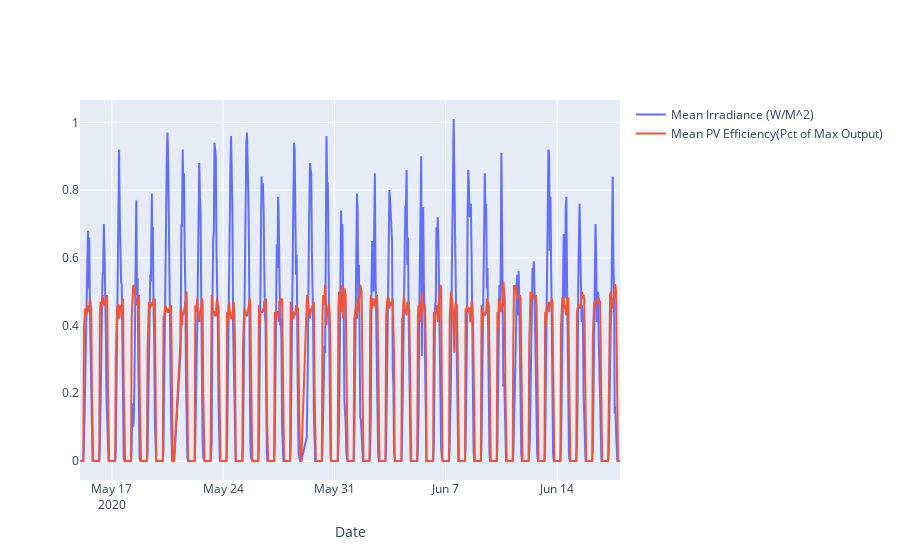
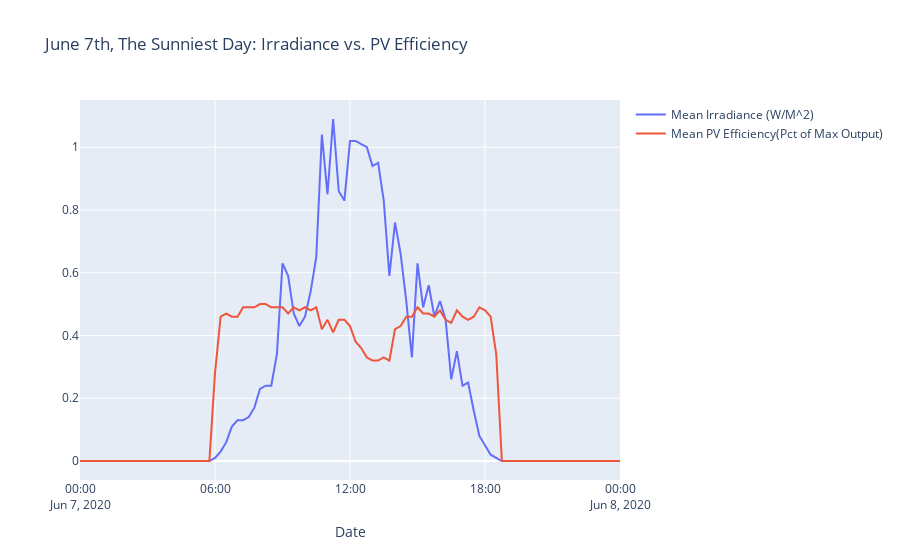

Notebook source saved alongside these figures, in order:
### Markdown cell above
Below I break a cardinal rule of visualization by mixing units on a single graph. I display hourly Irradiance (measured in Watts/M^2) and PV panel efficiency (measured as a percentage of the theoretical maximum output for a string of panels) on one graph in order to quickly get a quick visual on how these two variables interact. I want to pick a day to examine at the 15 minute interval. It is clear that June 7, 2020 was when the project experienced its highest level of irradiance over the time period - and there is also a precipitous drop in PV Efficiency that day.

### Code cell
variables = ['avg_irrad', 'avg_PV_effic']
key_labels = ['Mean Irradiance (W/M^2)', 'Mean PV Efficiency(Pct of Max Output)']

plot_variable(hourly_aggregate, variables, key_labels)
